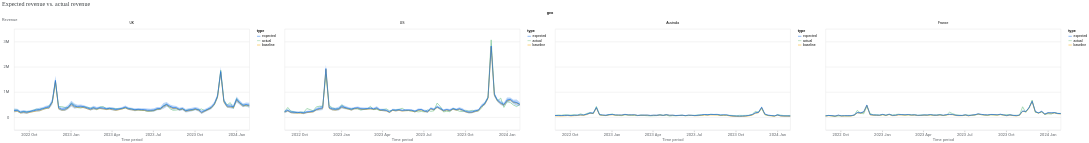

The notebook cell saved with this chart:
### Code cell
model_fit.plot_model_fit(n_top_largest_geos=min(4, n_geos), show_geo_level=True)

### Figure 1 — Vega-Lite specification as saved in the notebook (floating-point values rounded to 4 significant figures; data arrays with more than 128 entries replaced by an {"elided": "..."} marker saying what was removed)
{"config": {"view": {"continuousWidth": 300, "continuousHeight": 300}, "axis": {"labelColor": "#5F6368", "labelFont": "Roboto", "labelFontSize": 12, "titleColor": "#5F6368", "titleFont": "Roboto", "titleFontSize": 12, "titleFontWeight": "normal"}}, "data": {"name": "data-fcb2d2fa44c31eac02c96c52289b2e65"}, "facet": {"column": {"field": "geo", "sort": ["UK", "US", "Australia", "France"], "type": "ordinal"}}, "spec": {"layer": [{"mark": {"type": "line"}, "encoding": {"color": {"field": "type", "scale": {"domain": ["expected", "actual", "baseline"], "range": ["#1A73E8", "#81C995", "#F9AB00"]}, "type": "nominal"}, "x": {"axis": {"domainColor": "#DADCE0", "format": "%Y %b", "grid": false, "tickCount": 8}, "field": "time", "title": "Time period", "type": "temporal"}, "y": {"axis": {"domain": false, "labelExpr": "replace(format(datum.value, '.3~s'), 'G', 'B')", "labelPadding": 10, "tickCount": 5, "ticks": false, "titleAlign": "left", "titleAngle": 0, "titleY": -20}, "field": "mean", "title": "Revenue", "type": "quantitative"}}}, {"mark": {"type": "rule", "opacity": 0}, "encoding": {"opacity": {"condition": {"param": "param_daae7590cf6ce0e8", "value": 0.3, "empty": false}, "value": 0}, "tooltip": [{"field": "time", "title": "Time period", "type": "temporal"}, {"field": "expected", "format": ",.0f", "title": "Expected", "type": "quantitative"}, {"field": "actual", "format": ",.0f", "title": "Actual", "type": "quantitative"}, {"field": "baseline", "format": ",.0f", "title": "Baseline", "type": "quantitative"}], "x": {"field": "time", "type": "temporal"}}, "name": "view_851f91e31c95d06b_1", "transform": [{"pivot": "type", "value": "mean", "groupby": ["time"]}]}, {"mark": {"type": "circle", "filled": false, "size": 36}, "encoding": {"color": {"field": "type", "legend": null, "scale": {"domain": ["expected", "actual", "baseline"], "range": ["#1A73E8", "#81C995", "#F9AB00"]}, "type": "nominal"}, "opacity": {"condition": {"param": "param_daae7590cf6ce0e8", "value": 1, "empty": false}, "value": 0}, "x": {"field": "time", "type": "temporal"}, "y": {"field": "mean", "type": "quantitative"}}}, {"mark": {"type": "area", "opacity": 0.3}, "encoding": {"color": {"field": "type", "legend": null, "scale": {"domain": ["expected"], "range": ["#1A73E8"]}, "type": "nominal"}, "x": {"field": "time", "type": "temporal"}, "y": {"field": "ci_hi", "type": "quantitative"}, "y2": {"field": "ci_lo"}}}], "resolve": {"scale": {"color": "independent"}}, "width": 700}, "params": [{"name": "param_daae7590cf6ce0e8", "select": {"type": "point", "clear": "pointerout", "fields": ["time"], "nearest": true, "on": "pointerover"}, "views": ["view_851f91e31c95d06b_1"]}], "title": {"text": "Expected revenue vs. actual revenue", "anchor": "start", "color": "#3C4043", "font": "Google Sans Display", "fontSize": 18, "fontWeight": "normal", "offset": 10}, "$schema": "https://vega.github.io/schema/vega-lite/v6.4.1.json", "datasets": {"data-fcb2d2fa44c31eac02c96c52289b2e65": {"elided": "900 records"}}}
